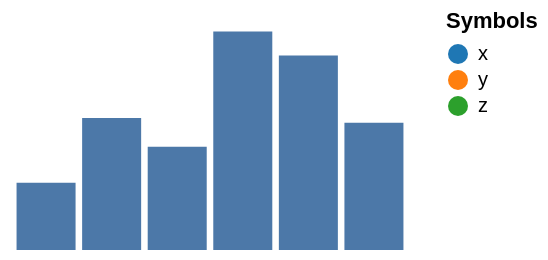

Describe this chart as a Vega-Lite specification.
### Vega specification from a JSON file in a GitHub repository (floating-point values rounded to 4 significant figures)
{"width": 200, "height": 120, "padding": 5, "data": [{"name": "t", "values": [{"a": "Alpha", "b": 28, "c": "x", "d": 1}, {"a": "Bravo", "b": 55, "c": "y", "d": 2}, {"a": "Charlie", "b": 43, "c": "x", "d": 3}, {"a": "Delta", "b": 91, "c": "z", "d": 4}, {"a": "Echo", "b": 81, "c": "y", "d": 5}, {"a": "Foxtrot", "b": 53, "c": "z", "d": 6}]}], "scales": [{"name": "x", "type": "band", "domain": {"data": "t", "field": "a"}, "range": "width", "padding": 0.1}, {"name": "y", "type": "linear", "domain": {"data": "t", "field": "b"}, "range": "height", "nice": true}, {"name": "color", "type": "ordinal", "domain": {"data": "t", "field": "c"}, "range": {"scheme": "category10"}}, {"name": "ramp", "type": "linear", "domain": {"data": "t", "field": "d"}, "range": {"scheme": "blues"}}, {"name": "size", "type": "linear", "domain": {"data": "t", "field": "b"}, "range": [10, 200]}, {"name": "shape", "type": "ordinal", "domain": {"data": "t", "field": "c"}, "range": "symbol"}, {"name": "quant", "type": "quantize", "domain": [0, 100], "range": {"scheme": "greens", "count": 4}}], "marks": [{"type": "rect", "from": {"data": "t"}, "encode": {"enter": {"x": {"scale": "x", "field": "a"}, "width": {"scale": "x", "band": 1}, "y": {"scale": "y", "field": "b"}, "y2": {"scale": "y", "value": 0}}}}], "legends": [{"fill": "color", "title": "Symbols", "orient": "right"}]}
